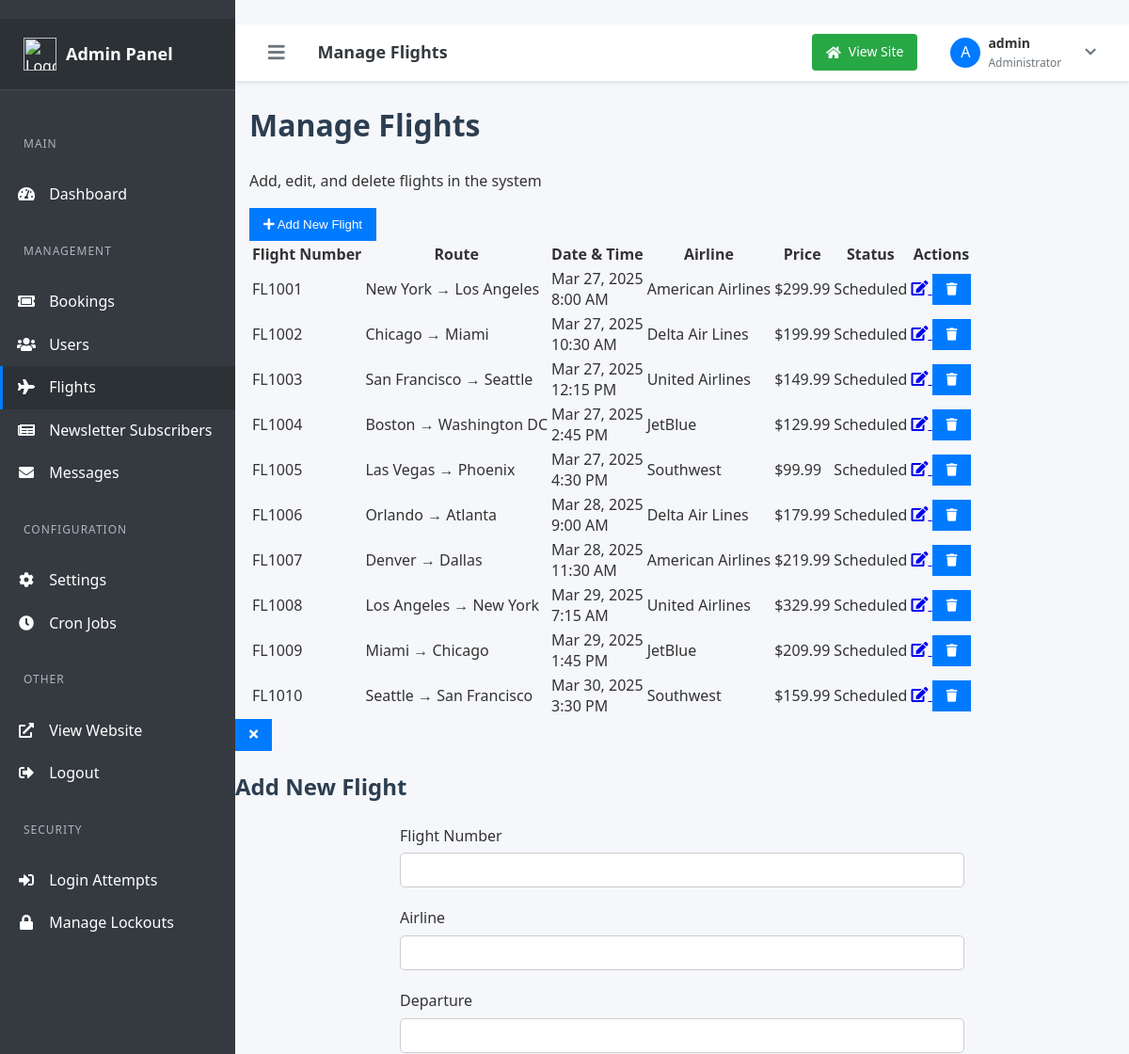
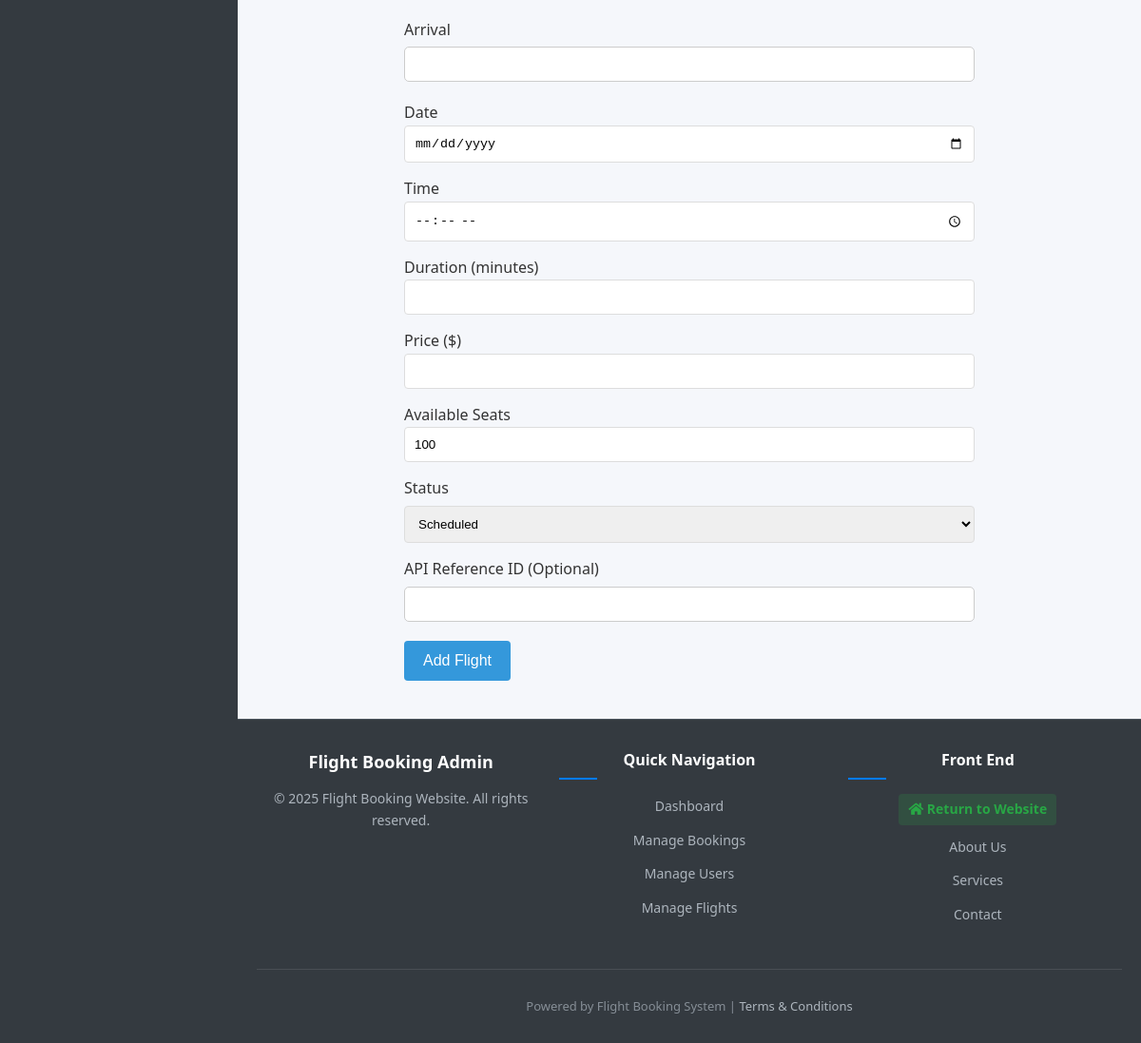
The page /admin/flights.php (signed in) on the database its author committed (2 pictures, top to bottom).
### tables this page shows
CREATE TABLE flights (
    id INT AUTO_INCREMENT PRIMARY KEY,
    flight_number VARCHAR(20) NOT NULL,
    flight_api VARCHAR(255) NULL COMMENT 'Flight ID from the API provider',
    departure VARCHAR(100) NOT NULL,
    arrival VARCHAR(100) NOT NULL,
    date DATE NOT NULL,
    time TIME NOT NULL,
    duration INT NOT NULL DEFAULT 0 COMMENT 'Duration in minutes',
    price DECIMAL(10, 2) NOT NULL,
    available_seats INT NOT NULL DEFAULT 100,
    airline VARCHAR(100) NULL,
    departure_gate VARCHAR(10) NULL,
    arrival_gate VARCHAR(10) NULL,
    departure_terminal VARCHAR(10) NULL,
    arrival_terminal VARCHAR(10) NULL,
    status VARCHAR(20) DEFAULT 'scheduled',
    created_at TIMESTAMP DEFAULT CURRENT_TIMESTAMP,
    updated_at TIMESTAMP DEFAULT CURRENT_TIMESTAMP ON UPDATE CURRENT_TIMESTAMP,
    UNIQUE KEY (flight_number, date)
);

### inc/functions.php (called while the page is built, shortened)
<?php
function getAllFlights() {
    global $pdo;
    $stmt = $pdo->query("SELECT * FROM flights ORDER BY date, time");
    return $stmt->fetchAll(PDO::FETCH_ASSOC);
}
?>

### admin/flights.php (the view, shortened to what this page needs)
<?php
require_once '../inc/db.php';
require_once '../inc/functions.php';
$flights = getAllFlights();
include 'includes/header.php';
?>
<div class="container mx-auto px-4 py-6">
    <div class="mb-6 flex justify-between items-center">
        <div>
            <h1 class="text-2xl font-bold text-gray-800 mb-2">Manage Flights</h1>
            <p class="text-gray-600">Add, edit, and delete flights in the system</p>
        </div>
        <button id="showAddFlightModal" class="px-4 py-2 bg-blue-600 text-white rounded-md hover:bg-blue-700 transition-colors flex items-center">
            <i class="fas fa-plus mr-2"></i> Add New Flight
        </button>
    </div>
    <div class="bg-white rounded-lg shadow-sm border border-gray-200 overflow-hidden">
        <div class="overflow-x-auto">
            <table class="min-w-full divide-y divide-gray-200">
                <thead class="bg-gray-50">
                    <tr>
                        <th scope="col" class="px-6 py-3 text-left text-xs font-medium text-gray-500 uppercase tracking-wider">Flight Number</th>
                        <th scope="col" class="px-6 py-3 text-left text-xs font-medium text-gray-500 uppercase tracking-wider">Route</th>
                        <th scope="col" class="px-6 py-3 text-left text-xs font-medium text-gray-500 uppercase tracking-wider">Date & Time</th>
                        <th scope="col" class="px-6 py-3 text-left text-xs font-medium text-gray-500 uppercase tracking-wider">Airline</th>
                        <th scope="col" class="px-6 py-3 text-left text-xs font-medium text-gray-500 uppercase tracking-wider">Price</th>
                        <th scope="col" class="px-6 py-3 text-left text-xs font-medium text-gray-500 uppercase tracking-wider">Status</th>
                        <th scope="col" class="px-6 py-3 text-left text-xs font-medium text-gray-500 uppercase tracking-wider">Actions</th>
                    </tr>
                </thead>
                <tbody class="bg-white divide-y divide-gray-200">
                    <?php if (empty($flights)): ?>
                        <tr>
                            <td colspan="7" class="px-6 py-4 text-center text-gray-500">No flights found.</td>
                        </tr>
                    <?php else: ?>
                        <?php foreach ($flights as $flight): ?>
                            <tr class="hover:bg-gray-50">
                                <td class="px-6 py-4 whitespace-nowrap font-medium text-gray-900">
                                    <?= htmlspecialchars($flight['flight_number']) ?>
                                </td>
                                <td class="px-6 py-4 whitespace-nowrap">
                                    <div class="text-sm text-gray-900"><?= htmlspecialchars($flight['departure']) ?> → <?= htmlspecialchars($flight['arrival']) ?></div>
                                </td>
                                <td class="px-6 py-4 whitespace-nowrap">
                                    <div class="text-sm text-gray-900"><?= date('M j, Y', strtotime($flight['date'])) ?></div>
                                    <div class="text-sm text-gray-500"><?= date('g:i A', strtotime($flight['time'])) ?></div>
                                </td>
                                <td class="px-6 py-4 whitespace-nowrap text-sm text-gray-500">
                                    <?= htmlspecialchars($flight['airline']) ?>
                                </td>
                                <td class="px-6 py-4 whitespace-nowrap text-sm font-medium text-gray-900">
                                    $<?= number_format($flight['price'], 2) ?>
                                </td>
                                <td class="px-6 py-4 whitespace-nowrap">
                                    <span class="px-2 py-1 inline-flex text-xs leading-5 font-semibold rounded-full
                                        <?php if ($flight['status'] === 'scheduled'): ?>
                                            bg-green-100 text-green-800
                                        <?php elseif ($flight['status'] === 'delayed'): ?>
                                            bg-yellow-100 text-yellow-800
                                        <?php elseif ($flight['status'] === 'cancelled'): ?>
                                            bg-red-100 text-red-800
                                        <?php else: ?>
                                            bg-gray-100 text-gray-800
                                        <?php endif; ?>">
                                        <?= ucfirst(htmlspecialchars($flight['status'])) ?>
                                    </span>
                                </td>
                                <td class="px-6 py-4 whitespace-nowrap text-sm font-medium">
                                    <div class="flex space-x-2">
                                        <a href="edit-flight.php?id=<?= $flight['id'] ?>" class="text-blue-600 hover:text-blue-900" title="Edit Flight">
                                            <i class="fas fa-edit"></i>
                                        </a>
                                        <button onclick="confirmDeleteFlight(<?= $flight['id'] ?>, '<?= htmlspecialchars($flight['flight_number']) ?>')" class="text-red-600 hover:text-red-900" title="Delete Flight">
                                            <i class="fas fa-trash"></i>
                                        </button>
                                    </div>
                                </td>
                            </tr>
                        <?php endforeach; ?>
                    <?php endif; ?>
                </tbody>
            </table>
        </div>
    </div>
</div>
<div id="addFlightModal" class="fixed inset-0 flex items-center justify-center z-50 hidden">
    <div class="bg-white rounded-lg shadow-xl max-w-3xl w-full z-10 p-6 max-h-screen overflow-y-auto relative">
        <button id="closeModal" class="absolute top-4 right-4 text-gray-500 hover:text-gray-700">
            <i class="fas fa-times"></i>
        </button>
        <h2 class="text-xl font-semibold text-gray-800 mb-4">Add New Flight</h2>
        <form action="" method="POST" class="grid grid-cols-1 md:grid-cols-2 gap-4">
            <div class="space-y-2">
                <label for="flight_number" class="block text-sm font-medium text-gray-700">Flight Number</label>
                <input type="text" name="flight_number" id="flight_number" required
                    class="w-full px-3 py-2 border border-gray-300 rounded-md shadow-sm focus:ring-blue-500 focus:border-blue-500">
            </div>
            <div class="space-y-2">
                <label for="airline" class="block text-sm font-medium text-gray-700">Airline</label>
                <input type="text" name="airline" id="airline" required
                    class="w-full px-3 py-2 border border-gray-300 rounded-md shadow-sm focus:ring-blue-500 focus:border-blue-500">
            </div>
            <div class="space-y-2">
                <label for="departure" class="block text-sm font-medium text-gray-700">Departure</label>
                <input type="text" name="departure" id="departure" required
                    class="w-full px-3 py-2 border border-gray-300 rounded-md shadow-sm focus:ring-blue-500 focus:border-blue-500">
            </div>
            <div class="space-y-2">
                <label for="arrival" class="block text-sm font-medium text-gray-700">Arrival</label>
                <input type="text" name="arrival" id="arrival" required
                    class="w-full px-3 py-2 border border-gray-300 rounded-md shadow-sm focus:ring-blue-500 focus:border-blue-500">
            </div>
            <div class="space-y-2">
                <label for="date" class="block text-sm font-medium text-gray-700">Date</label>
                <input type="date" name="date" id="date" required
                    class="w-full px-3 py-2 border border-gray-300 rounded-md shadow-sm focus:ring-blue-500 focus:border-blue-500">
            </div>
            <div class="space-y-2">
                <label for="time" class="block text-sm font-medium text-gray-700">Time</label>
                <input type="time" name="time" id="time" required
                    class="w-full px-3 py-2 border border-gray-300 rounded-md shadow-sm focus:ring-blue-500 focus:border-blue-500">
            </div>
            <div class="space-y-2">
                <label for="duration" class="block text-sm font-medium text-gray-700">Duration (minutes)</label>
                <input type="number" name="duration" id="duration" min="1" required
                    class="w-full px-3 py-2 border border-gray-300 rounded-md shadow-sm focus:ring-blue-500 focus:border-blue-500">
            </div>
            <div class="space-y-2">
                <label for="price" class="block text-sm font-medium text-gray-700">Price ($)</label>
                <input type="number" name="price" id="price" step="0.01" required
                    class="w-full px-3 py-2 border border-gray-300 rounded-md shadow-sm focus:ring-blue-500 focus:border-blue-500">
            </div>
            <div class="space-y-2">
                <label for="available_seats" class="block text-sm font-medium text-gray-700">Available Seats</label>
                <input type="number" name="available_seats" id="available_seats" value="100" min="0"
                    class="w-full px-3 py-2 border border-gray-300 rounded-md shadow-sm focus:ring-blue-500 focus:border-blue-500">
            </div>
            <div class="space-y-2">
                <label for="status" class="block text-sm font-medium text-gray-700">Status</label>
                <select name="status" id="status" required
                    class="w-full px-3 py-2 border border-gray-300 rounded-md shadow-sm focus:ring-blue-500 focus:border-blue-500">
                    <option value="scheduled">Scheduled</option>
                </select>
            </div>
            <div class="space-y-2">
                <label for="flight_api" class="block text-sm font-medium text-gray-700">API Reference ID (Optional)</label>
                <input type="text" name="flight_api" id="flight_api"
                    class="w-full px-3 py-2 border border-gray-300 rounded-md shadow-sm focus:ring-blue-500 focus:border-blue-500">
            </div>
            <div class="md:col-span-2 mt-4">
                <button type="submit" name="add_flight" class="w-full inline-flex justify-center py-2 px-4 border border-transparent shadow-sm text-sm font-medium rounded-md text-white bg-blue-600 hover:bg-blue-700 focus:outline-none focus:ring-2 focus:ring-offset-2 focus:ring-blue-500">
                    Add Flight
                </button>
            </div>
        </form>
    </div>
</div>
<?php include 'includes/footer.php'; ?>

### rows shown on the page
flights: flight_number "FL1001", departure "New York", arrival "Los Angeles", date "Mar 27, 2025", time "8:00 AM", airline "American Airlines", price "299.99", status "Scheduled"
flights: flight_number "FL1002", departure "Chicago", arrival "Miami", date "Mar 27, 2025", time "10:30 AM", airline "Delta Air Lines", price "199.99", status "Scheduled"
flights: flight_number "FL1003", departure "San Francisco", arrival "Seattle", date "Mar 27, 2025", time "12:15 PM", airline "United Airlines", price "149.99", status "Scheduled"
flights: flight_number "FL1004", departure "Boston", arrival "Washington DC", date "Mar 27, 2025", time "2:45 PM", airline "JetBlue", price "129.99", status "Scheduled"
flights: flight_number "FL1005", departure "Las Vegas", arrival "Phoenix", date "Mar 27, 2025", time "4:30 PM", airline "Southwest", price "99.99", status "Scheduled"
flights: flight_number "FL1006", departure "Orlando", arrival "Atlanta", date "Mar 28, 2025", time "9:00 AM", airline "Delta Air Lines", price "179.99", status "Scheduled"
flights: flight_number "FL1007", departure "Denver", arrival "Dallas", date "Mar 28, 2025", time "11:30 AM", airline "American Airlines", price "219.99", status "Scheduled"
flights: flight_number "FL1008", departure "Los Angeles", arrival "New York", date "Mar 29, 2025", time "7:15 AM", airline "United Airlines", price "329.99", status "Scheduled"
flights: flight_number "FL1009", departure "Miami", arrival "Chicago", date "Mar 29, 2025", time "1:45 PM", airline "JetBlue", price "209.99", status "Scheduled"
flights: flight_number "FL1010", departure "Seattle", arrival "San Francisco", date "Mar 30, 2025", time "3:30 PM", airline "Southwest", price "159.99", status "Scheduled"

### other values the page prints
$firstLetter "A"
$_SESSION['username'] "admin"
